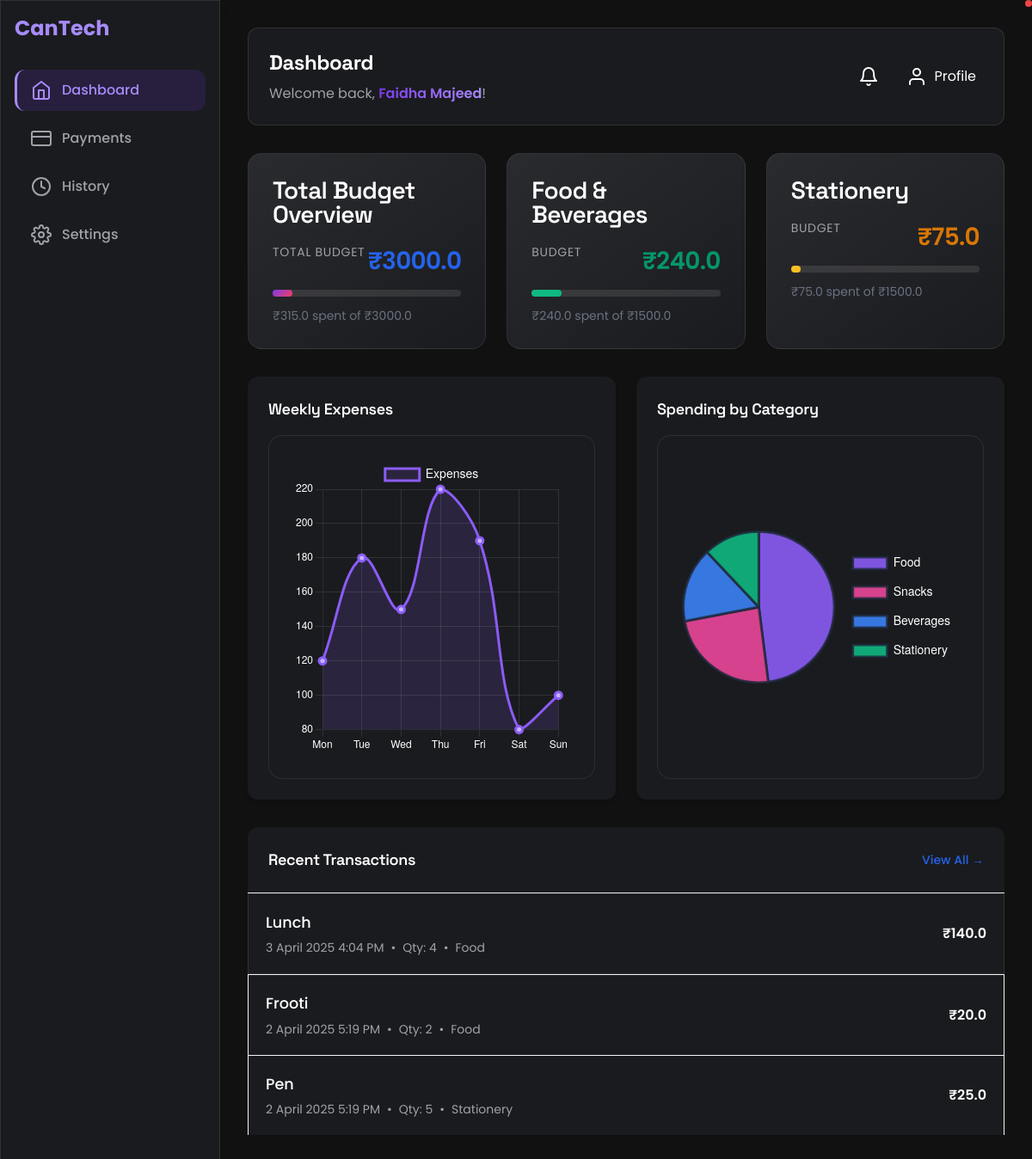
The page /dashboard (signed in) on the database as committed earlier.
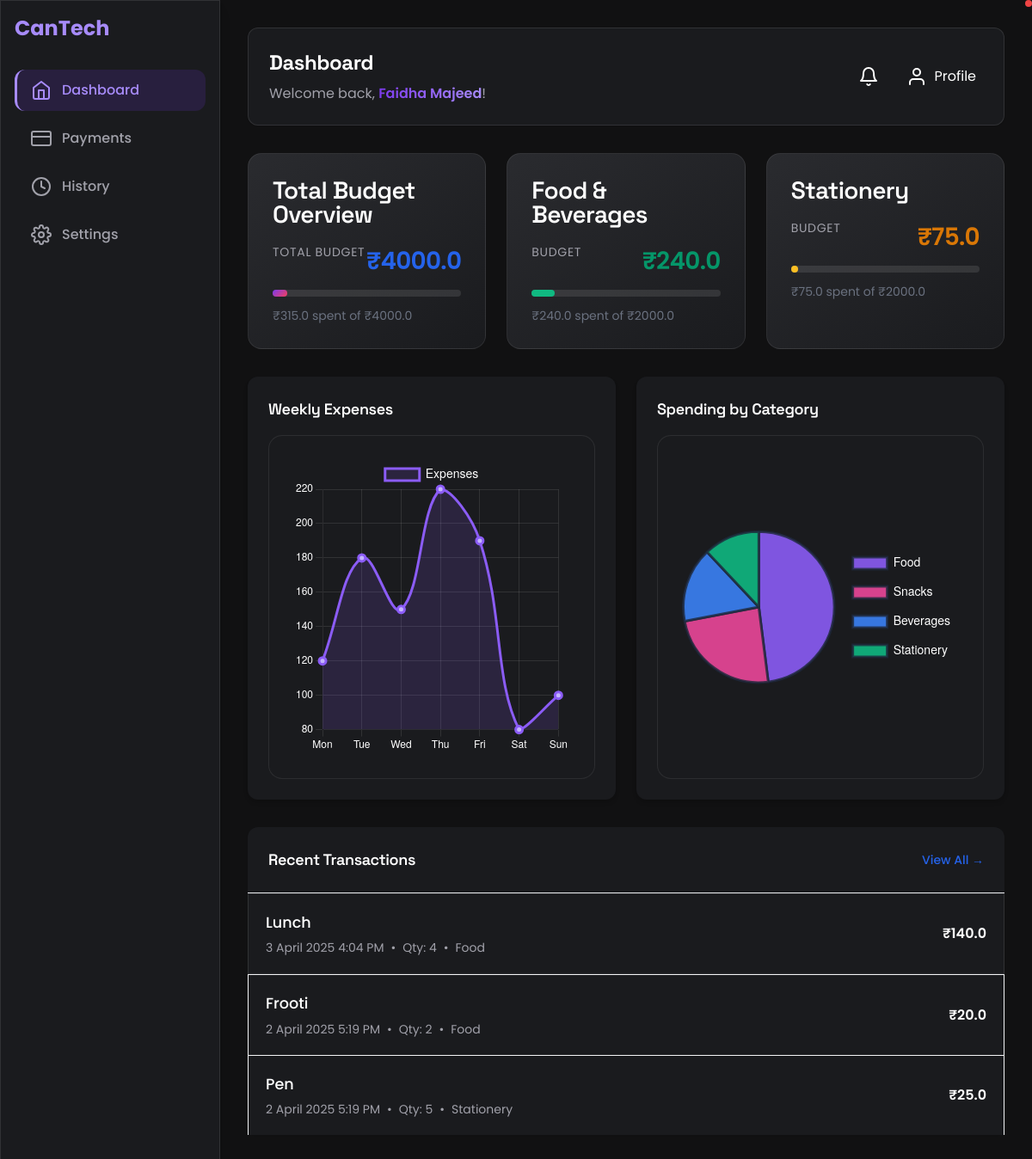
The same page on the database as committed later.
### tables this page shows
CREATE TABLE users (
                            id INTEGER PRIMARY KEY AUTOINCREMENT,
                            name TEXT NOT NULL,
                            college TEXT NOT NULL,
                            student_id TEXT UNIQUE NOT NULL,
                            email TEXT UNIQUE NOT NULL,
                            password TEXT NOT NULL, status TEXT NOT NULL DEFAULT 'pending', total_budget REAL DEFAULT 2000, food_budget REAL DEFAULT 1000, stationery_budget REAL DEFAULT 1000);

CREATE TABLE purchases (
                            id INTEGER PRIMARY KEY AUTOINCREMENT,
                            student_id TEXT NOT NULL,
                            item_name TEXT NOT NULL,
                            quantity INTEGER NOT NULL,
                            price REAL NOT NULL,
                            total REAL NOT NULL,
                            category TEXT NOT NULL,
                            timestamp DATETIME DEFAULT CURRENT_TIMESTAMP,
                            FOREIGN KEY (student_id) REFERENCES users (student_id));

### app.py (the view)
@app.route('/dashboard')
@login_required
def dashboard():
    student_id = None
    user_name = None
    total_budget = 2000
    food_budget = 1000
    stationery_budget = 1000
    with sqlite3.connect("users.db") as conn:
        cursor = conn.cursor()
        cursor.execute("SELECT student_id, name, total_budget, food_budget, stationery_budget FROM users WHERE id = ?", (current_user.id,))
        result = cursor.fetchone()
        if result:
            student_id, user_name, total_budget, food_budget, stationery_budget = result
    if not student_id:
        flash("Unable to fetch student ID.", "danger")
        return redirect(url_for('logout'))
    total_spent = 0
    total_food = 0
    total_stationery = 0
    with sqlite3.connect("users.db") as conn:
        cursor = conn.cursor()
        cursor.execute("SELECT SUM(total) FROM purchases WHERE student_id = ?", (student_id,))
        total_spent = cursor.fetchone()[0] or 0
        cursor.execute("SELECT SUM(total) FROM purchases WHERE student_id = ? AND category = 'food'", (student_id,))
        total_food = cursor.fetchone()[0] or 0
        cursor.execute("SELECT SUM(total) FROM purchases WHERE student_id = ? AND category = 'stationery'", (student_id,))
        total_stationery = cursor.fetchone()[0] or 0
    purchases = []
    with sqlite3.connect("users.db") as conn:
        cursor = conn.cursor()
        cursor.execute("""
            SELECT item_name, quantity, price, total, category, timestamp
            FROM purchases
            WHERE student_id = ?
            ORDER BY timestamp DESC
            LIMIT 3""", (student_id,))
        purchases = cursor.fetchall()
    return render_template('dashboard.html',
                           total_spent=total_spent,
                           total_food=total_food,
                           total_stationery=total_stationery,
                           total_budget=total_budget,
                           food_budget=food_budget,
                           stationery_budget=stationery_budget,
                           user_name=user_name,
                           purchases=purchases)

### app.py (called while the page is built)
@login_manager.user_loader
def load_user(user_id):
    if user_id == "0":
        return User(id=0, email='admin', password='123')
    with sqlite3.connect("users.db") as conn:
        cursor = conn.cursor()
        cursor.execute("SELECT id, email, password FROM users WHERE id = ?", (user_id,))
        user = cursor.fetchone()
        if user:
            return User(id=user[0], email=user[1], password=user[2])
    return None

@app.template_filter('datetimeformat')
def datetimeformat(value):
    try:
        dt = datetime.strptime(value, '%Y-%m-%d %H:%M:%S')
        day = str(int(dt.strftime('%d')))  # Remove leading zero from day
        hour = str(int(dt.strftime('%I')))  # Remove leading zero from hour
        return f"{day} {dt.strftime('%B %Y')} {hour}:{dt.strftime('%M %p')}"
    except (ValueError, TypeError):
        return value

### templates/dashboard.html (shortened to what this page needs)
<!DOCTYPE html>
<html lang="en" class="dark">
<head>
    <link href="https://cdnjs.cloudflare.com/ajax/libs/tailwindcss/2.2.19/tailwind.min.css" rel="stylesheet">
</head>
<body class="bg-gray-50">
    <div class="flex min-h-screen">
        <aside class="w-64 bg-white shadow-lg p-4 space-y-4">
            <div class="text-2xl font-bold text-brand mb-8">CanTech</div>
            <nav class="space-y-2">
                <a href="{{ url_for('dashboard') }}" class="sidebar-link active flex items-center space-x-3 p-3">
                    <i data-feather="home"></i>
                    <span>Dashboard</span>
                </a>
                <a href="{{ url_for('payments') }}" class="sidebar-link flex items-center space-x-3 p-3">
                    <i data-feather="credit-card"></i>
                    <span>Payments</span>
                </a>
                <a href="{{ url_for('history') }}" class="sidebar-link flex items-center space-x-3 p-3">
                    <i data-feather="clock"></i>
                    <span>History</span>
                </a>
                <a href="{{ url_for('settings') }}" class="sidebar-link flex items-center space-x-3 p-3">
                    <i data-feather="settings"></i>
                    <span>Settings</span>
                </a>
            </nav>
        </aside>
        <main class="flex-1 p-8">
            <header class="flex justify-between items-center mb-8 bg-white p-6 rounded-xl shadow-sm">
                <div>
                    <h1 class="text-2xl font-bold text-gray-800">Dashboard</h1>
                    {% if user_name %}
                    <p class="text-gray-600 mt-2">Welcome back, <span class="gradient-text">{{ user_name }}</span>!</p>
                    {% endif %}
                </div>
                <div class="flex items-center space-x-4">
                    <button class="p-2 hover:bg-surface-light rounded-lg transition-all duration-300">
                        <i data-feather="bell"></i>
                        <span class="notification-dot"></span>
                    </button>
                    <a href="{{ url_for('profile') }}" class="flex items-center space-x-2 p-2 hover:bg-surface-light rounded-lg transition-all duration-300">
                        <i data-feather="user"></i>
                        <span>Profile</span>
                    </a>
                </div>
            </header>
            <div class="grid grid-cols-1 md:grid-cols-2 lg:grid-cols-3 gap-6 mb-8">
                <div class="expense-card bg-white p-6 rounded-xl">
                    <h3 class="text-lg font-semibold text-gray-800 mb-4">Total Budget Overview</h3>
                    <div class="space-y-4">
                        <div>
                            <div class="flex justify-between mb-2">
                                <span class="text-gray-600">Total Budget</span>
                                <span class="text-blue-600 font-semibold">₹{{ total_budget }}</span>
                            </div>
                            <div class="w-full progress-bg rounded-full h-2">
                                <div class="progress-primary h-2 rounded-full" style="width: {{ (total_spent / total_budget) * 100 }}%;"></div>
                            </div>
                            <p class="text-sm text-gray-500 mt-1">₹{{ total_spent }} spent of ₹{{ total_budget }}</p>
                        </div>
                    </div>
                </div>
                <div class="expense-card bg-white p-6 rounded-xl">
                    <h3 class="text-lg font-semibold text-gray-800 mb-4">Food & Beverages</h3>
                    <div class="space-y-4">
                        <div>
                            <div class="flex justify-between mb-2">
                                <span class="text-gray-600">Budget</span>
                                <span class="text-green-600 font-semibold">₹{{ total_food }}</span>
                            </div>
                            <div class="w-full progress-bg rounded-full h-2">
                                <div class="progress-success h-2 rounded-full" style="width: {{ (total_food / food_budget) * 100 }}%;"></div>
                            </div>
                            <p class="text-sm text-gray-500 mt-1">₹{{ total_food }} spent of ₹{{ food_budget }}</p>
                        </div>
                    </div>
                </div>
                <div class="expense-card bg-white p-6 rounded-xl">
                    <h3 class="text-lg font-semibold text-gray-800 mb-4">Stationery</h3>
                    <div class="space-y-4">
                        <div>
                            <div class="flex justify-between mb-2">
                                <span class="text-gray-600">Budget</span>
                                <span class="text-yellow-600 font-semibold">₹{{ total_stationery }}</span>
                            </div>
                            <div class="w-full progress-bg rounded-full h-2">
                                <div class="progress-warning h-2 rounded-full" style="width: {{ (total_stationery / stationery_budget) * 100 }}%;"></div>
                            </div>
                            <p class="text-sm text-gray-500 mt-1">₹{{ total_stationery }} spent of ₹{{ stationery_budget }}</p>
                        </div>
                    </div>
                </div>
            </div>
            <div class="grid grid-cols-1 lg:grid-cols-2 gap-6 mb-8">
                <div class="bg-white p-6 rounded-xl shadow-md">
                    <h3 class="text-lg font-semibold mb-4">Weekly Expenses</h3>
                    <div class="chart-container">
                        <canvas id="weeklyChart"></canvas>
                    </div>
                </div>
                <div class="bg-white p-6 rounded-xl shadow-md">
                    <h3 class="text-lg font-semibold mb-4">Spending by Category</h3>
                    <div class="chart-container">
                        <canvas id="categoryChart"></canvas>
                    </div>
                </div>
            </div>
            <div class="bg-white rounded-xl shadow-sm">
                <div class="flex justify-between items-center p-6 border-b">
                    <h3 class="text-lg font-semibold text-gray-800">Recent Transactions</h3>
                    <a href="{{ url_for('history') }}" class="text-blue-600 hover:text-blue-800 text-sm font-medium">View All →</a>
                </div>
                <div class="divide-y divide-gray-100">
                    {% if purchases %}
                        {% for purchase in purchases %}
                        <div class="transaction-item p-4">
                            <div class="flex justify-between items-center">
                                <div>
                                    <p class="font-medium text-gray-800">{{ purchase[0] }}</p>
                                    <div class="flex items-center mt-1">
                                        <span class="text-sm text-gray-500">{{ purchase[5] | datetimeformat }}</span>
                                        <span class="text-sm text-gray-400 mx-2">•</span>
                                        <span class="text-sm text-gray-500">Qty: {{ purchase[1] }}</span>
                                        <span class="text-sm text-gray-400 mx-2">•</span>
                                        <span class="text-sm capitalize {{ 'text-green-600' if purchase[4] == 'food' else 'text-yellow-600' }}">
                                            {{ purchase[4] }}
                                        </span>
                                    </div>
                                </div>
                                <span class="font-semibold text-gray-800">₹{{ purchase[3] }}</span>
                            </div>
                        </div>
                        {% endfor %}
                    {% else %}
                        <div class="text-center text-gray-500 py-8">
                            <p>No recent transactions</p>
                        </div>
                    {% endif %}
                </div>
            </div>
        </main>
    </div>
</body>
</html>

### templates/dashboard.html (style rules this page uses)
:root { --primary: #7C3AED; --primary-light: #A78BFA; --surface: #1A1B1E; --surface-light: #2A2B2F; --background: #111112; --text-primary: #FFFFFF; --text-secondary: #A1A1AA; --accent: #F43F5E; --success: #10B981; --warning: #FBBF24; --gradient: linear-gradient(135deg, #7C3AED, #F43F5E); }
body { background-color: var(--background); color: var(--text-primary); font-family: 'Poppins', sans-serif; }
h1, h2, h3, .brand-text { font-family: 'Space Grotesk', sans-serif; letter-spacing: -0.02em; }
.notification-dot { width: 8px; height: 8px; background: #EF4444; border-radius: 50%; position: absolute; top: 0; right: 0; }
.expense-card { background: linear-gradient(145deg, var(--surface-light), var(--surface)); border: 1px solid rgba(255, 255, 255, 0.08); padding: 1.75rem; border-radius: 1rem; transition: all 0.3s ease; }
.expense-card h3 { font-size: 1.25rem; font-weight: 600; letter-spacing: -0.025em; margin-bottom: 1.25rem; color: var(--text-primary); }
.expense-card .text-gray-600 { font-size: 0.875rem; text-transform: uppercase; letter-spacing: 0.05em; margin-bottom: 0.5rem; color: var(--text-secondary); }
.expense-card .font-semibold { font-size: 1.75rem; font-weight: 600; letter-spacing: -0.025em; }
.chart-container { background: var(--surface); border: 1px solid rgba(255, 255, 255, 0.08); border-radius: 1rem; height: 400px; padding: 1.75rem; position: relative; }
.sidebar-link { color: var(--text-secondary); font-weight: 500; transition: all 0.3s ease; border-radius: 0.75rem; padding: 0.75rem 1rem; margin-bottom: 0.25rem; border-left: 3px solid transparent; }
.sidebar-link.active { background: rgba(124, 58, 237, 0.15); color: var(--primary-light); border-left-color: var(--primary-light); }
aside, header, .transaction-item { background-color: var(--surface); border: 1px solid rgba(255, 255, 255, 0.1); }
.text-gray-800 { color: var(--text-primary) !important; }
.text-gray-600 { color: var(--text-secondary) !important; }
.bg-white { background-color: var(--surface) !important; }
.bg-gray-50 { background-color: var(--background) !important; }
.transaction-item { padding: 1.25rem; border-bottom: 1px solid rgba(255, 255, 255, 0.08); transition: all 0.3s ease; }
.transaction-item .font-medium { font-size: 1.1rem; margin-bottom: 0.375rem; }
.transaction-item .text-sm { font-size: 0.875rem; color: var(--text-secondary); }
.progress-bg { background: rgba(255, 255, 255, 0.1); height: 0.5rem; border-radius: 0.25rem; margin: 0.75rem 0; }
.progress-primary { background: var(--gradient); }
.progress-success { background: var(--success); }
.progress-warning { background: var(--warning); }
.text-brand { color: var(--primary-light); }
.gradient-text { background: linear-gradient(to right, var(--primary) 0%, var(--primary-light) 100%); -webkit-background-clip: text; -webkit-text-fill-color: transparent; background-clip: text; color: transparent; font-weight: 600; display: inline-block; }

Rows that differ between the two databases and show on the page:
changed users: total_budget "3000.0" → "4000.0"; food_budget "1500.0" → "2000.0"; stationery_budget "1500.0" → "2000.0"
